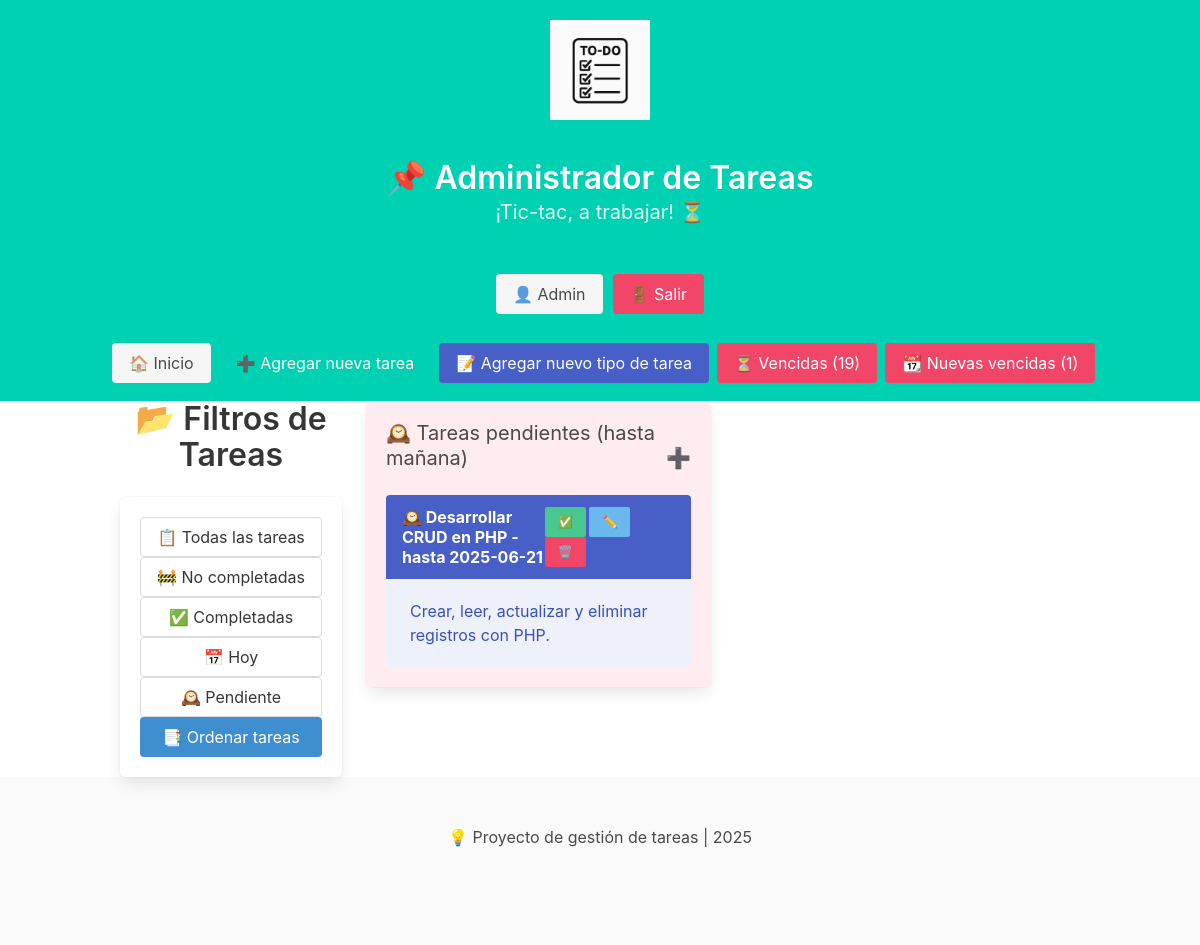
/index.php?filter=pendiente (signed in), run on the app's committed database.
### tables this page shows
CREATE TABLE tareas (
    id INT AUTO_INCREMENT PRIMARY KEY,
    titulo VARCHAR(100) NOT NULL,
    descripcion TEXT,
    fecha_limite DATE,
    completada BOOLEAN DEFAULT 0
);

### auth.php (called while the page is built, shortened)
<?php
function es_admin() {
    return isset($_SESSION["usuario_rol"]) && $_SESSION["usuario_rol"] == "admin";
}
?>

### index.php (the view, shortened to what this page needs)
<?php
include 'config.php';
include 'auth.php';
 ?>
<?php
$tareasPendientes = $conn->query("
    SELECT tareas.*, tipo_tarea.tipo_de_tarea
    FROM tareas
    LEFT JOIN tipo_tarea ON tareas.code_de_tarea = tipo_tarea.code_de_tarea
    WHERE fecha_limite = CURDATE() + INTERVAL 1 DAY
    ORDER BY fecha_limite ASC
")->fetch_all(MYSQLI_ASSOC);
?>
<!DOCTYPE html>
<html>
<head>
    <link rel="stylesheet" href="https://cdn.jsdelivr.net/npm/bulma@0.9.4/css/bulma.min.css">
    <link rel="stylesheet" href="style.css">
</head>
<body>
   <?php include 'header.php';?>
<div class="container">
    <div class="columns">
        <aside class="column is-3">
            <h1 class="title has-text-centered">📂 Filtros de Tareas</h1>
            <div class="box">
                <a class="button is-fullwidth" href="index.php">📋 Todas las tareas</a>
                <a class="button is-fullwidth" href="?filter=no_completadas">🚧 No completadas</a>
                <a class="button is-fullwidth" href="?filter=completadas">✅ Completadas</a>
                <a class="button is-fullwidth" href="?filter=hoy">📅 Hoy</a>
                <a class="button is-fullwidth" href="?filter=pendiente">🕰️ Pendiente</a>
                <a class="button is-fullwidth is-info" href="?filter=ordenar">📑 Ordenar tareas</a>
            </div>
        </aside>
        <?php if (!isset($_GET['form']) && !isset($_GET['form_tipo_tarea'])): ?>
        <div class="column is-9">
            <div class="columns is-multiline">
                <?php if (!isset($_GET['filter']) || $_GET['filter'] == 'pendiente'): ?>
                    <div class="column is-half">
                        <div class="box has-background-danger-light">
                            <h2 class="subtitle" onclick="toggleBox('pendientes')" style="cursor: pointer;">
                                🕰️ Tareas pendientes (hasta mañana)
                                <span id="icon-pendientes" style="float: right;">➕</span>
                            </h2>
                            <div id="pendientes" <?php if (!isset($_GET['filter'])): ?>style="display: none;"<?php endif;?>>
                                <?php foreach ($tareasPendientes as $row): ?>
                                <article class="message is-link">
                                    <div class="message-header">
                                        <p>🕰️ <?= htmlspecialchars($row['titulo']) ?> - hasta <?= htmlspecialchars($row['fecha_limite']) ?></p>
                                        <div class="botones">
                                            <a class="button is-small is-success" href="completar.php?id=<?= $row['id'] ?>">✅</a>
                                            <?php if (es_admin()): ?>
                                                <a class="button is-small is-info" href="editar.php?id=<?= $row['id'] ?>">✏️</a>
                                                <a class="button is-small is-danger" href="eliminar.php?id=<?= $row['id'] ?>">🗑️</a>
                                            <?php endif; ?>
                                        </div>
                                    </div>
                                    <div class="message-body">
                                        <?= htmlspecialchars($row['descripcion']) ?>
                                    </div>
                                </article>
                                <?php endforeach; ?>
                            </div>
                        </div>
                    </div>
                    <?php endif; ?>
            </div>
        </div>
        <?php endif; ?>
    </div>
</div>
<?php include 'footer.php'; ?>
</body>
</html>

### style.css (style rules this page uses)
.botones { width: 150px; }
@media screen and (min-width: 1024px) { aside.column.is-3 { position: sticky; top: 190px; align-self: flex-start; z-index: 999; } }
.button.is-small.is-info { background-color: #69b9ee; }
.message-header p { width: 299px; }
@media screen and (max-width: 1220px) { .botones, .botonescompletadas { width: 100%; } }

### data on the page
tareas: titulo "Desarrollar CRUD en PHP", fecha_limite "2025-06-21", descripcion "Crear, leer, actualizar y eliminar registros con PHP."

### other printed values
$_SESSION["usuario_nombre"] "Admin"
$totalVencidas['total'] "19"
$nuevasVencidas['nuevos'] "1"
